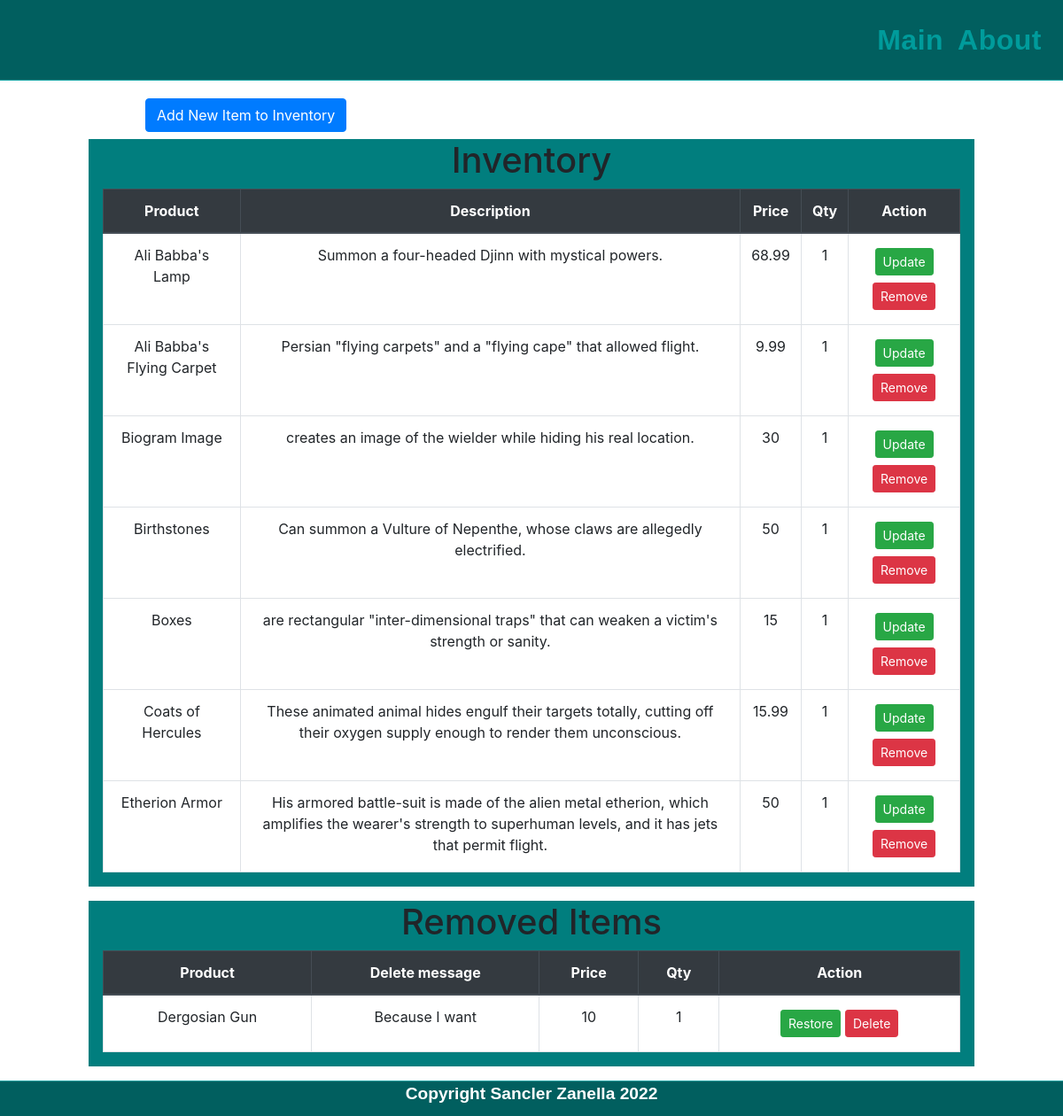
Before: / with the older database file.
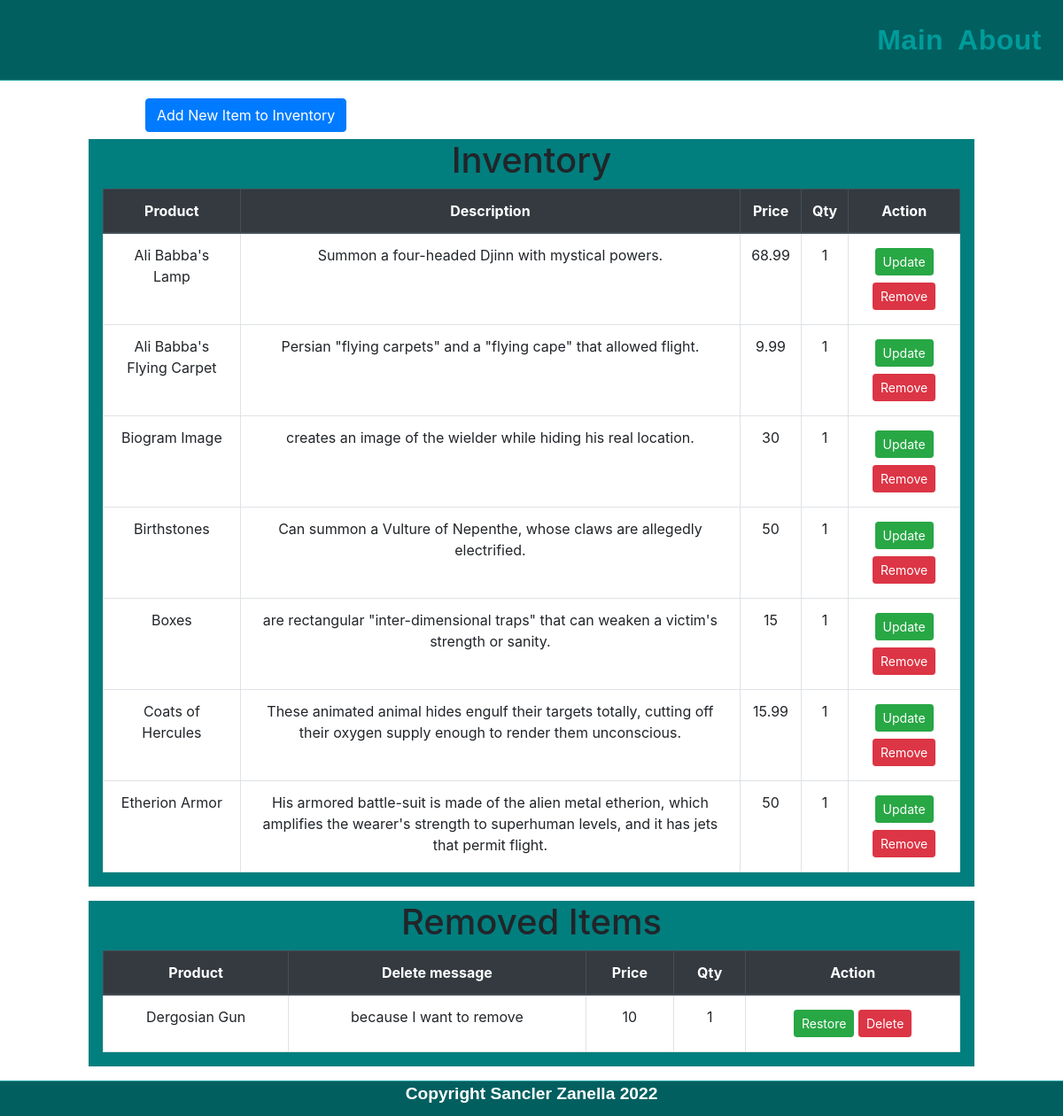
After: the same page with the newer database file.
### app/utils.py (models this page shows, shortened)
class Inventory(db.Model):
      id = db.Column(db.Integer, primary_key=True)
      name = db.Column(db.String(80), nullable=False)
      description = db.Column(db.String(80), nullable=True)
      price = db.Column(db.Integer, nullable=False)
      quantity = db.Column(db.Integer, default=1)
      date_created = db.Column(db.DateTime, default=datetime.utcnow)

class DeletedInventory(db.Model):
      id = db.Column(db.Integer, primary_key=True)
      name = db.Column(db.String(80), nullable=False)
      description = db.Column(db.String(80), nullable=True)
      price = db.Column(db.Integer, nullable=False)
      quantity = db.Column(db.Integer, default=1)
      date_created = db.Column(db.DateTime, default=datetime.utcnow)
      reason_for_deletion = db.Column(db.String(80), nullable=False)

### app/routes/index/routes.py (the view)
@index_page.route('/', methods=["GET", "POST"])
def index():
    if request.method == "POST":
      name = request.form['productName']
      description = request.form['productDesc']
      price = request.form['productPrice']
      quantity = request.form['productQty']
      new_product = Inventory(name=name, description=description, price=price, quantity=quantity)
      try:
              db.session.add(new_product)
              db.session.commit()
              flash("Item Successfuly Added")
              return redirect('/')
      except Exception as e:
          flash("There was an issue adding your Item")
          return redirect('/')
    else:
        products = Inventory.query.order_by(Inventory.date_created).all()
        deleted_products = DeletedInventory.query.order_by(DeletedInventory.date_created).all()
        return render_template("index.html", products=products, deleted_products=deleted_products)

### app/templates/index.html (shortened to what this page needs)
{% extends 'base.html' %}
{% block styles %}
  <link rel="stylesheet" href="{{ url_for('static', filename='css/index.css') }}" type="text/css">
{% endblock %}
{% block content %}
  <div class="row no-gutters">
    <div class="col-10 px-3 mx-auto mt-3 mb-1">
      {% include "partials/index/_addItemModal.html" %}
    </div>
    <div class="col-10 px-3 mx-auto mb-3 invtSection">
      <h1 class="text-center">
        Inventory
      </h1>
      {% if products|length < 1 %}
        <div class="row no-gutters">
          <div class="col-12 text-center">
            <h2>The inventory is empty!</h2>
          </div>
        </div>
      {% else %}
        <table class="table table-bordered">
        <thead class="thead-dark">
          <tr>
            <th class="text-center" scope="col">Product</th>
            <th class="text-center" scope="col">Description</th>
            <th class="text-center" scope="col">Price</th>
            <th class="text-center" scope="col">Qty</th>
            <th class="text-center" scope="col">Action</th>
          </tr>
        </thead>
        <tbody>
          {% for product in products %}
            <tr>
            <td class="text-center">{{ product.name }}</td>
            <td class="text-center">{{ product.description }}</td>
            <td class="text-center">{{ product.price }}</td>
            <td class="text-center">{{ product.quantity }}</td>
            <td class="text-center">
              <button id="updateBtn_{{ product.id }}" class="updateBtn my-1 btn btn-success btn-sm" data-modal="#updateItemModal_{{ product.id }}">Update</button>
              <button id="removeBtn_{{ product.id }}" class="removeBtn my-1 btn btn-danger btn-sm" data-modal="#removeItemModal_{{ product.id }}">
                Remove
              </button>
            </td>
          </tr>
          {% endfor %}
        </tbody>
      </table>
      {% endif %}
    </div>
    <div class="col-10 px-3 mx-auto mb-3 invtSection">
      <h1 class="text-center">
        Removed Items
      </h1>
      {% if deleted_products|length < 1 %}
        <div class="row no-gutters">
          <div class="col-12 text-center">
            <h2>The bin is empty, removed items will appear here!</h2>
          </div>
        </div>
      {% else %}
        <table class="table table-bordered">
        <thead class="thead-dark">
          <tr class="text-center">
            <th scope="col">Product</th>
            <th scope="col">Delete message</th>
            <th scope="col">Price</th>
            <th scope="col">Qty</th>
            <th scope="col">Action</th>
          </tr>
        </thead>
        <tbody>
          {% for product in deleted_products %}
            <tr>
            <td class="text-center">{{ product.name }}</td>
            <td class="text-center">{{ product.reason_for_deletion }}</td>
            <td class="text-center">{{ product.price }}</td>
            <td class="text-center">{{ product.quantity }}</td>
            <td class="text-center">
              <a href="{{ url_for('restore.restore', id=product.id) }}" class="my-1 mx-auto btn btn-success btn-sm">Restore</a>
              <button class="my-1 mx-auto btn btn-danger btn-sm">Delete</button>
            </td>
          </tr>
          {% endfor %}
        </tbody>
      </table>
      {% endif %}
    </div>
  </div>
{% endblock %}

### app/templates/base.html (shortened to what this page needs)
<!DOCTYPE html>
<html lang="en">
<head>
    <link rel="stylesheet" href="https://cdn.jsdelivr.net/npm/bootstrap@4.5.3/dist/css/bootstrap.min.css"
>
    <link rel="stylesheet" href="{{ url_for('static', filename='css/styles.css') }}" type="text/css">
    {% block styles %}
    {% endblock %}
</head>
<body>
    <header>
        {% include "partials/base/_navbar.html" %}
    </header>
    <main>
        <section aria-labelledby="mainContent">
            {% block content %}
            {% endblock %}
        </section>
    </main>
    <footer>
        <div id="copyright">
            <p class="text-center">Copyright Sancler Zanella <span id="footerYear"></span></p>
        </div>
    </footer>
</body>
</html>

### app/templates/partials/base/_navbar.html (shortened to what this page needs)
<nav class="navbar navbar-expand-lg navbar-light">
    <div class="collapse navbar-collapse" id="navbarSupportedContent">
        <ul class="navbar-nav ml-auto">
            <li class="nav-item">
                <a class="nav-link" href="{{ url_for('index.index') }}" aria-label="Go to main page">Main</a>
            </li>
            <li class="nav-item">
                <a class="nav-link" href="" aria-label="Go to about page">About</a>
            </li>
        </ul>
    </div>
</nav>

### app/templates/partials/index/_addItemModal.html (shortened to what this page needs)
<button class="btn btn-primary addItemBtn mx-5 my-1">
  Add New Item to Inventory
</button>

### app/static/css/styles.css (style rules this page uses)
nav { border-bottom: 1px solid rgb(0, 155, 155); background-color: rgb(1, 95, 95); }
.nav-item { font-weight: 600; font-size: 2em; letter-spacing: 0.5px; color: rgb(0, 155, 155); font-family: 'Fira Sans', sans-serif; }
.nav-link { margin: .5rem 0; }
.nav-item i, .nav-item a { color: rgb(0, 155, 155) !important; line-height: 42px; cursor: pointer; }
footer { height: 5vh; border-top: 1px solid rgb(0, 155, 155); background-color: rgb(1, 95, 95); }
#copyright { font-family: 'Source Sans Pro', sans-serif; font-weight: 800; font-size: 1.2em; color: #fff; }

### app/static/css/index.css (style rules this page uses)
.invtSection { background-color: rgb(1, 126, 126); }
tbody { background-color: #fff; }

Changed rows visible on the page:
changed DeletedInventory "Dergosian Gun": reason_for_deletion "Because I want" → "because I want to remove"
